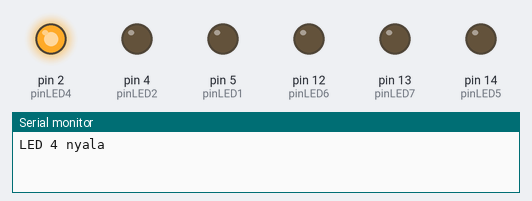
The sketch below on a simulated Arduino Uno, built with avr-gcc and run on an emulated ATmega328P. On the bench: output pins drawn as LEDs (lit = HIGH), the last lines printed to the serial monitor. Pins used as bus, display or sensor lines are not drawn.

Above: at 0.1 s.
At 0.7 s:
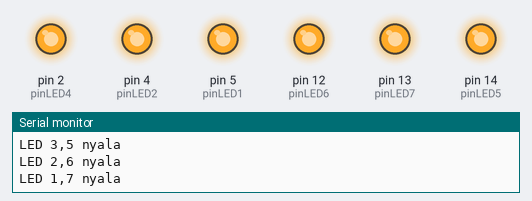
At 1.5 s:
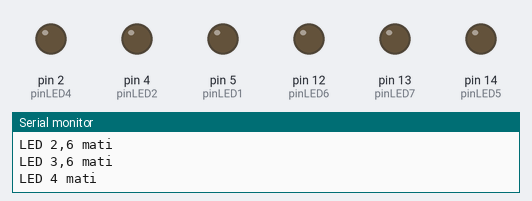
At 2.5 s:
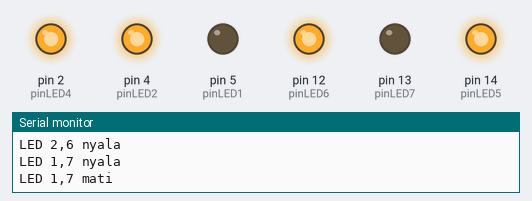
At 3.5 s:
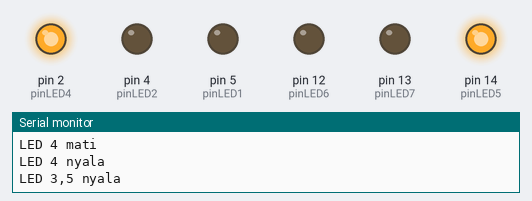
Timing chart, 0 to 3.8 s (numbered marks = the images above):
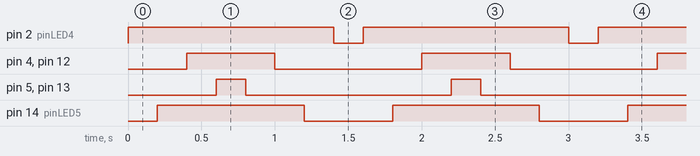

The sketch:

TengahKeTepi.ino
```cpp
#define pinLED1   5
#define pinLED2   4
#define pinLED3   0
#define pinLED4   2
#define pinLED5  14
#define pinLED6  12
#define pinLED7  13

void setup() {
  Serial.begin(115200);

  pinMode(pinLED1, OUTPUT);
  pinMode(pinLED2, OUTPUT);
  pinMode(pinLED3, OUTPUT);
  pinMode(pinLED4, OUTPUT);
  pinMode(pinLED5, OUTPUT);
  pinMode(pinLED6, OUTPUT);
  pinMode(pinLED7, OUTPUT);
}

void loop() {
  LEDKiriKeKanan();
}

void LEDKiriKeKanan() {

  Serial.println("LED 4 nyala");
  digitalWrite(pinLED4, HIGH);
  delay(200);
  Serial.println("LED 3,5 nyala");
  digitalWrite(pinLED3, HIGH);
  digitalWrite(pinLED5, HIGH);
  delay(200);

  Serial.println("LED 2,6 nyala");
  digitalWrite(pinLED2, HIGH);
  digitalWrite(pinLED6, HIGH);
  delay(200);

  Serial.println("LED 1,7 nyala");
  digitalWrite(pinLED1, HIGH);
  digitalWrite(pinLED7, HIGH);
  delay(200);

  Serial.println("LED 1,7 mati");
  digitalWrite(pinLED1, LOW);
  digitalWrite(pinLED7, LOW);
  delay(200);

  Serial.println("LED 2,6 mati");
  digitalWrite(pinLED2, LOW);
  digitalWrite(pinLED6, LOW);
  delay(200);

  Serial.println("LED 3,6 mati");
  digitalWrite(pinLED3, LOW);
  digitalWrite(pinLED5, LOW);
  delay(200);

  Serial.println("LED 4 mati");
  digitalWrite(pinLED4, LOW);
  delay(200);
}
```

Measured:
- by itself, pin 2 (pinLED4): alternates HIGH for 1.4 s and LOW for 0.20 s
- by itself, pin 4 (pinLED2), pin 12 (pinLED6): alternates HIGH for 0.60 s and LOW for 1.0 s
- by itself, pin 5 (pinLED1), pin 13 (pinLED7): alternates HIGH for 0.20 s and LOW for 1.4 s
- by itself, pin 14 (pinLED5): alternates HIGH for 1.0 s and LOW for 0.60 s
